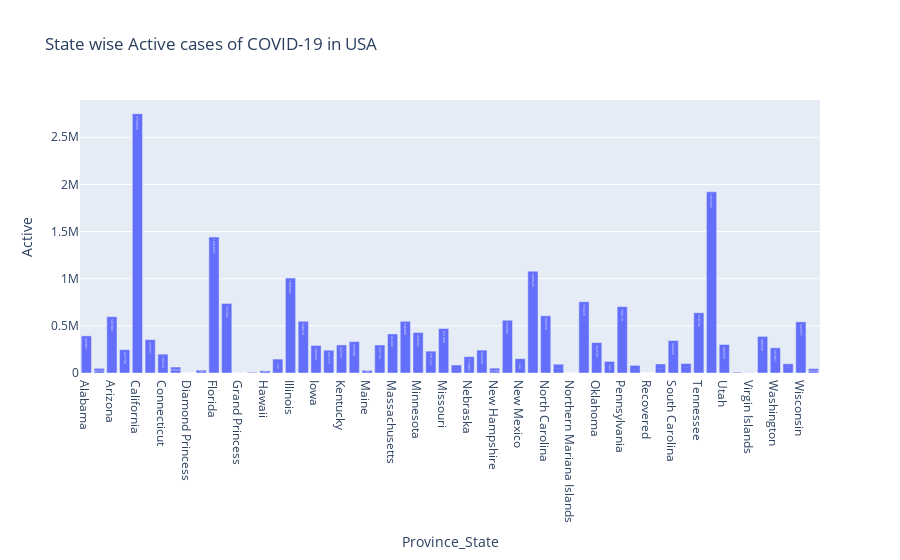

The notebook cell saved with this chart:
### Code cell
# Filter the data for USA and group by 'Province_State' to aggregate the sum
df_covid_data_mask = (df['Country_Region'] == 'US')
df_covid_active = df[df_covid_data_mask].groupby('Province_State').sum().reset_index()

# Generate the bar chart using plotly.express
fig = px.bar(df_covid_active, y='Active', x='Province_State', text='Active', text_auto='.2s',
            title="State wise Active cases of COVID-19 in USA")

# Adjusting the display of text inside the bars
fig.update_traces(texttemplate='%{text}', textposition='inside', textfont_color='white')

# Show the plot
fig.show()

### Figure 1 — Plotly figure (JSON) as saved in the notebook; plotly's stock layout.template omitted (floating-point values rounded to 4 significant figures)
{"data": [{"alignmentgroup": "True", "hovertemplate": "Province_State=%{x}<br>Active=%{text}<extra></extra>", "legendgroup": "", "marker": {"color": "#636efa", "pattern": {"shape": ""}}, "name": "", "offsetgroup": "", "orientation": "v", "showlegend": false, "text": [393851, 49755, 597309, 247736, 2750669, 353757, 199670, 63347, 49, 30644, 1441893, 737395, 100, 7275, 23589, 147707, 1006442, 548634, 292044, 241572, 297521, 333598, 28587, 297162, 414061, 548408, 428682, 231722, 471444, 85048, 173883, 242859, 51509, 559396, 152222, 1080226, 606930, 93206, 123, 756078, 322539, 122873, 704110, 81014, 0, 95552, 344326, 101331, 638746, 1921602, 302333, 8634, 2119, 388334, 267897, 98208, 542567, 46230], "textfont": {"color": "white"}, "textposition": "inside", "texttemplate": "%{text}", "type": "bar", "x": ["Alabama", "Alaska", "Arizona", "Arkansas", "California", "Colorado", "Connecticut", "Delaware", "Diamond Princess", "District of Columbia", "Florida", "Georgia", "Grand Princess", "Guam", "Hawaii", "Idaho", "Illinois", "Indiana", "Iowa", "Kansas", "Kentucky", "Louisiana", "Maine", "Maryland", "Massachusetts", "Michigan", "Minnesota", "Mississippi", "Missouri", "Montana", "Nebraska", "Nevada", "New Hampshire", "New Jersey", "New Mexico", "New York", "North Carolina", "North Dakota", "Northern Mariana Islands", "Ohio", "Oklahoma", "Oregon", "Pennsylvania", "Puerto Rico", "Recovered", "Rhode Island", "South Carolina", "South Dakota", "Tennessee", "Texas", "Utah", "Vermont", "Virgin Islands", "Virginia", "Washington", "West Virginia", "Wisconsin", "Wyoming"], "xaxis": "x", "y": [393851, 49755, 597309, 247736, 2750669, 353757, 199670, 63347, 49, 30644, 1441893, 737395, 100, 7275, 23589, 147707, 1006442, 548634, 292044, 241572, 297521, 333598, 28587, 297162, 414061, 548408, 428682, 231722, 471444, 85048, 173883, 242859, 51509, 559396, 152222, 1080226, 606930, 93206, 123, 756078, 322539, 122873, 704110, 81014, 0, 95552, 344326, 101331, 638746, 1921602, 302333, 8634, 2119, 388334, 267897, 98208, 542567, 46230], "yaxis": "y"}], "layout": {"barmode": "relative", "legend": {"tracegroupgap": 0}, "title": {"text": "State wise Active cases of COVID-19 in USA"}, "xaxis": {"anchor": "y", "domain": [0, 1], "title": {"text": "Province_State"}}, "yaxis": {"anchor": "x", "domain": [0, 1], "title": {"text": "Active"}}}}
